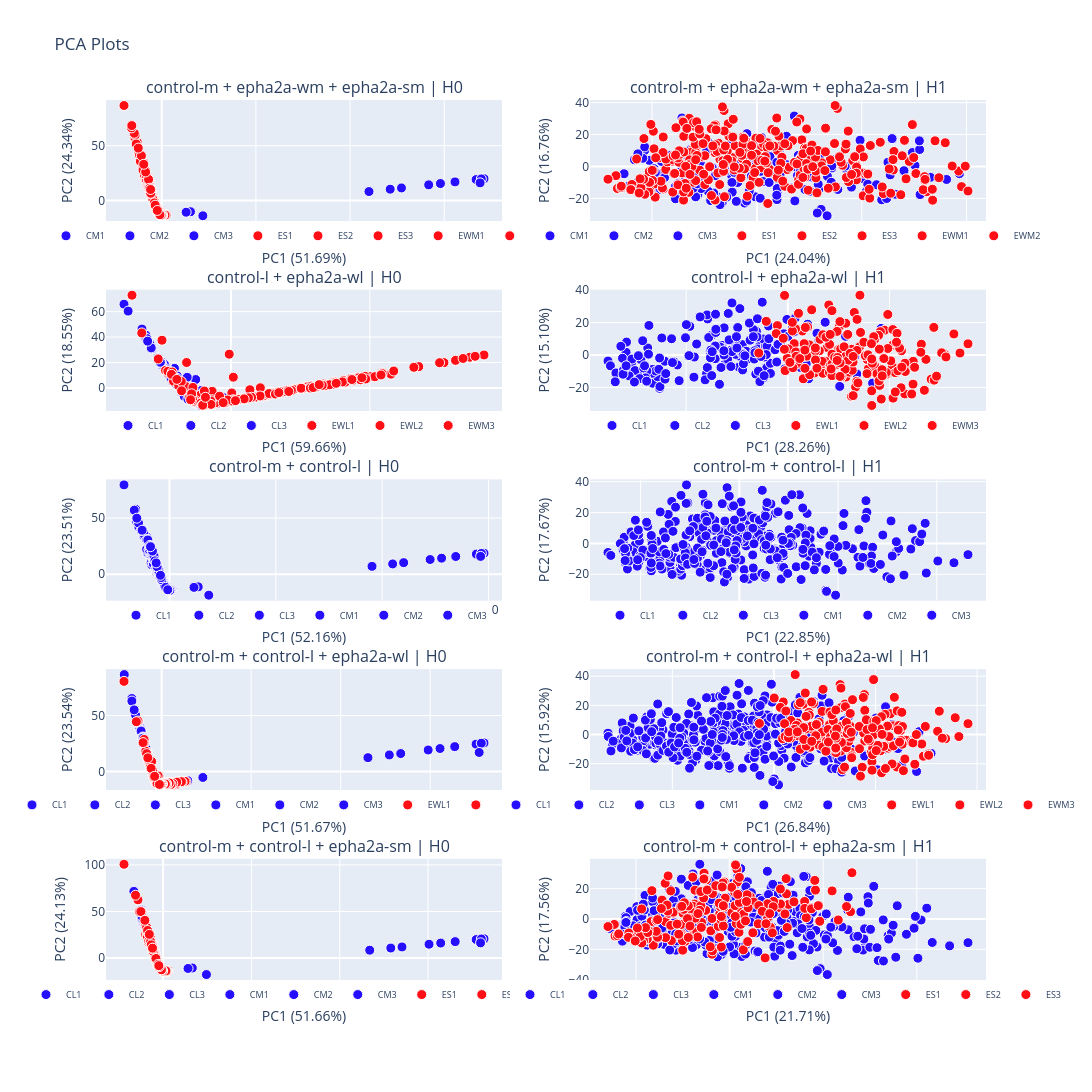

The notebook cell this image was saved under:
### Markdown cell above
## Method 1 PCA change of axis Plots

### Code cell
# Define PCA comparisons, colors, and a multi-panel interactive Plotly layout.
# Summary: Define ten PCA comparison configurations, compute each PCA result, and combine Plotly traces into a 5-by-2 figure.
# Define the PCA comparisons used to contrast conditions and homology dimensions.
plot1 = {
    "embryo_name": "All",
    "condition": [ "control-m", "epha2a-wm", "epha2a-sm"],  
    "properties": [0]
}
plot2 = {
    "embryo_name": "All",
    "condition": [ "control-m", "epha2a-wm", "epha2a-sm"],  
    "properties": [1]
}
plot3 = {
    "embryo_name": "All",
    "condition": [ "control-l", "epha2a-wl"],
    "properties": [0]
}
plot4 = {
    "embryo_name": "All",
    "condition": [ "control-l", "epha2a-wl"],
    "properties": [1]
}
plot5 = {
    "embryo_name": "All",
    "condition": [ "control-m", "control-l" ],
    "properties": [0]
}
plot6 = {
    "embryo_name": "All",
    "condition": [ "control-m", "control-l" ],
    "properties": [1]
}
plot7 = {
    "embryo_name": "All",
    "condition": [ "control-m", "control-l", "epha2a-wl",  ],
    "properties": [0]
}   
plot8 = {
    "embryo_name": "All",
    "condition": [ "control-m", "control-l", "epha2a-wl" ],
    "properties": [ 1]
}
plot9 = {
    "embryo_name": "All",  
    "condition": [ "control-m", "control-l", "epha2a-sm" ],
    "properties": [0]
}
plot10 = {
    "embryo_name": "All", 
    "condition": [ "control-m", "control-l", "epha2a-sm" ],
    "properties": [1]
}

from plotly.subplots import make_subplots

all_plots = [plot1, plot2, plot3, plot4, plot5, plot6, plot7, plot8, plot9, plot10]
features = {
    "marker_symbols": {"CM1": "circle"},
    "markers": {"size": 10},
    "condition_colors": {
        "control-l": "#260eff",
        "control-m": "#260eff",
        "epha2a-wm": "#ff0e16",
        "epha2a-wl": "#ff0e16",
        "epha2a-sm": "#ff0e16",
    },
    "group_colors": {"CL1": "#260eff"},
}

# Create one subplot for each comparison before adding its PCA traces.
fig = make_subplots(
    rows=5,
    cols=2,
    vertical_spacing=0.04,
    subplot_titles=[f"Plot {i}" for i in range(1, 11)],
)
for annotation, pca_key in zip(fig.layout.annotations, all_plots):
    conditions = pca_key["condition"]
    if isinstance(conditions, str):
        conditions = [conditions]
    properties = pca_key["properties"]
    annotation.text = (
        f"{' + '.join(conditions)} | "
        f"H{', '.join(str(prop) for prop in properties)}"
    )

# Compute and add the traces for each PCA comparison.
for i, pca_key in enumerate(all_plots):
    pca_result = manager.compute_pca(pca_key)
    plot_fig = manager.plot_interactive_plotly(
        pca_key,
        showTrajectories=False,
        features=features,
    )

    row = i // 2 + 1
    col = i % 2 + 1
    legend_id = "legend" if i == 0 else f"legend{i + 1}"
    for trace in plot_fig.data:
        trace.legend = legend_id
        fig.add_trace(trace, row=row, col=col)

    # Keep each subplot's PCA bounds fixed when legend entries are hidden.
    fig.update_xaxes(
        range=plot_fig.layout.xaxis.range,
        title_text=(
            f"PC1 ({pca_result['explained_variance_ratio'][0] * 100:.2f}%)"
        ),
        autorange=False,
        row=row,
        col=col,
    )
    fig.update_yaxes(
        range=plot_fig.layout.yaxis.range,
        title_text=(
            f"PC2 ({pca_result['explained_variance_ratio'][1] * 100:.2f}%)"
        ),
        autorange=False,
        row=row,
        col=col,
    )

# Put an independent legend in the bottom band of each subplot.
legend_band = 0.035
for i in range(len(all_plots)):
    axis_number = i + 1
    suffix = "" if axis_number == 1 else str(axis_number)
    xaxis = fig.layout[f"xaxis{suffix}"]
    yaxis = fig.layout[f"yaxis{suffix}"]

    x0, x1 = xaxis.domain
    y0, y1 = yaxis.domain
    legend_y = y0 + legend_band
    yaxis.domain = [legend_y, y1]

    legend_id = "legend" if i == 0 else f"legend{i + 1}"
    fig.update_layout(**{
        legend_id: dict(
            orientation="h",
            x=(x0 + x1) / 2,
            xanchor="center",
            y=legend_y,
            yanchor="top",
            font=dict(size=9),
        )
    })

fig.update_layout(height=1600, width=1200, title_text="PCA Plots")


# Conclusion: Ten PCA scatter plots are assembled with consistent axes and legends.
